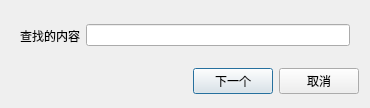
<?xml version="1.0" encoding="UTF-8"?>
<ui version="4.0">
 <class>textFindDialog</class>
 <widget class="QDialog" name="textFindDialog">
  <property name="geometry">
   <rect>
    <x>0</x>
    <y>0</y>
    <width>370</width>
    <height>108</height>
   </rect>
  </property>
  <property name="windowTitle">
   <string>查找</string>
  </property>
  <layout class="QVBoxLayout" name="verticalLayout">
   <item>
    <widget class="QWidget" name="widget" native="true">
     <layout class="QHBoxLayout" name="horizontalLayout">
      <item>
       <widget class="QLabel" name="label">
        <property name="text">
         <string>查找的内容</string>
        </property>
       </widget>
      </item>
      <item>
       <widget class="QLineEdit" name="lineEdit"/>
      </item>
     </layout>
    </widget>
   </item>
   <item>
    <layout class="QHBoxLayout">
     <property name="spacing">
      <number>6</number>
     </property>
     <property name="leftMargin">
      <number>0</number>
     </property>
     <property name="topMargin">
      <number>0</number>
     </property>
     <property name="rightMargin">
      <number>0</number>
     </property>
     <property name="bottomMargin">
      <number>0</number>
     </property>
     <item>
      <spacer>
       <property name="orientation">
        <enum>Qt::Horizontal</enum>
       </property>
       <property name="sizeHint" stdset="0">
        <size>
         <width>131</width>
         <height>31</height>
        </size>
       </property>
      </spacer>
     </item>
     <item>
      <widget class="QPushButton" name="okButton">
       <property name="text">
        <string>下一个</string>
       </property>
      </widget>
     </item>
     <item>
      <widget class="QPushButton" name="cancelButton">
       <property name="text">
        <string>取消</string>
       </property>
      </widget>
     </item>
    </layout>
   </item>
  </layout>
 </widget>
 <resources/>
 <connections>
  <connection>
   <sender>cancelButton</sender>
   <signal>clicked()</signal>
   <receiver>textFindDialog</receiver>
   <slot>reject()</slot>
   <hints>
    <hint type="sourcelabel">
     <x>369</x>
     <y>253</y>
    </hint>
    <hint type="destinationlabel">
     <x>179</x>
     <y>282</y>
    </hint>
   </hints>
  </connection>
 </connections>
</ui>
